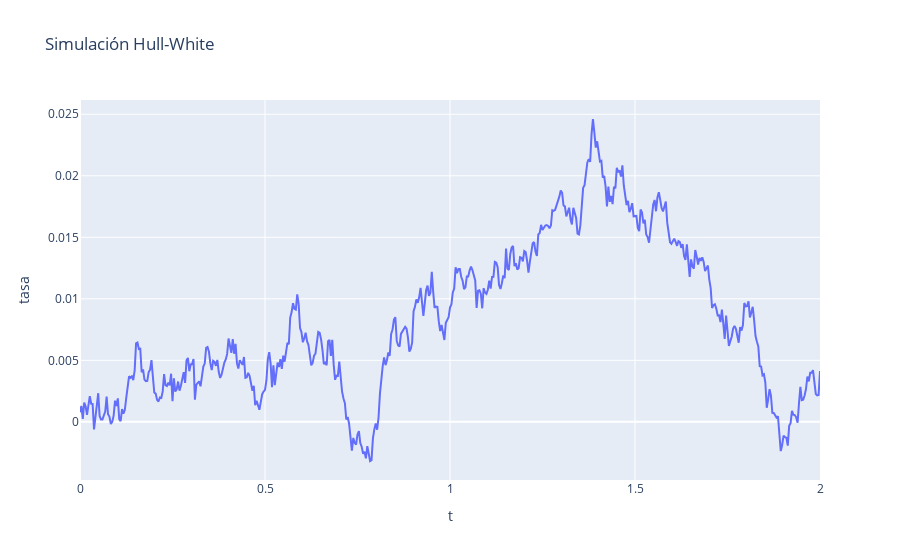

Notebook code cell kept with this figure:
### Code cell
fig = px.line(
    df_sim,
    x='t',
    y='tasa',
    title=f'Simulación Hull-White'
)
fig.show()

### Figure 1 — Plotly figure (JSON) as saved in the notebook; plotly's stock layout.template omitted (floating-point values rounded to 4 significant figures; data arrays with more than 128 entries replaced by an {"elided": "..."} marker saying what was removed)
{"data": [{"hovertemplate": "t=%{x}<br>tasa=%{y}<extra></extra>", "legendgroup": "", "line": {"color": "#636efa", "dash": "solid"}, "mode": "lines", "name": "", "orientation": "h", "showlegend": false, "type": "scatter", "x": {"elided": "529 float values"}, "xaxis": "x", "y": {"elided": "529 float values"}, "yaxis": "y"}], "layout": {"legend": {"tracegroupgap": 0}, "title": {"text": "Simulación Hull-White"}, "xaxis": {"anchor": "y", "domain": [0, 1], "title": {"text": "t"}}, "yaxis": {"anchor": "x", "domain": [0, 1], "title": {"text": "tasa"}}}}
